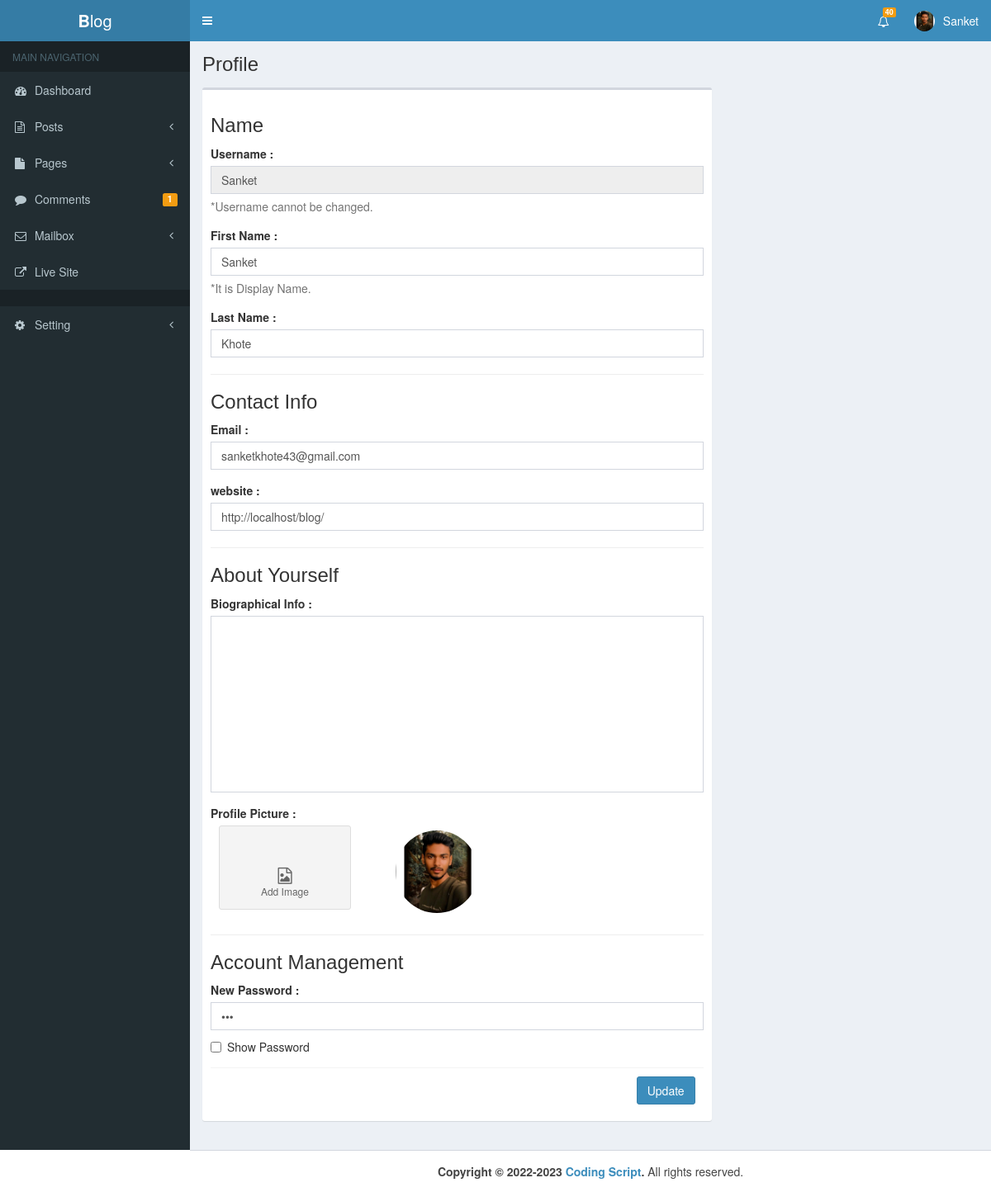
Page /admin/profile.php?profile=12 (signed in) on the committed database.
### tables this page shows
CREATE TABLE `user` (
  `id` int(11) NOT NULL,
  `username` varchar(100) NOT NULL,
  `email` varchar(100) NOT NULL,
  `website` varchar(100) NOT NULL,
  `fname` varchar(100) NOT NULL,
  `lname` varchar(100) NOT NULL,
  `bio` mediumtext NOT NULL,
  `detail` varchar(500) NOT NULL,
  `password` varchar(100) NOT NULL,
  `img` varchar(1000) NOT NULL,
  `registered_date` varchar(100) NOT NULL
);

### admin/profile.php (the view, shortened to what this page needs)
<?php
include "header.php"
?>
<body class="hold-transition skin-blue sidebar-mini">
<div class="wrapper">
  <?php include "nav.php" ?>
  <?php include "sidebar.php" ?>
  <div class="content-wrapper">
    <section class="content-header">
      <h1>
        Profile
      </h1>
    </section>
    <section class="content">
      <div class="row">
        <?php
          global $con;
          $id = $_GET['profile'];
          $s = "SELECT * FROM user WHERE id = '$id'";
          $r = mysqli_query($con,$s);
          $row = mysqli_fetch_array($r);
          $username = $row['username'];
          $fname = $row['fname'];
          $lname = $row['lname'];
          $email = $row['email'];
          $website = $row['website'];
          $password = $row['password'];
          $image = $row['img'];
         ?>
        <form role="form" action="profile.php?profile=<?php echo "$id"; ?>" method="post" enctype="multipart/form-data">
          <div class="col-md-8">
            <div class="box">
                <div class="box-body">
                  <h3 class="box-title">Name</h3>
                  <div class="form-group">
                    <label>Username :</label>
                    <input type="text" name="username" class="form-control" value="<?php echo "$username"; ?>" disabled>
                    <span class="help-block">*Username cannot be changed.</span>
                  </div>
                  <div class="form-group">
                    <label>First Name :</label>
                    <input type="text" name="fname" class="form-control" value="<?php echo "$fname"; ?>">
                    <span class="help-block">*It is Display  Name.</span>
                  </div>
                  <div class="form-group">
                    <label>Last Name :</label>
                    <input type="text" name="lname" class="form-control" value="<?php echo "$lname"; ?>">
                  </div>
                  <hr>
                  <h3 class="box-title">Contact Info</h3>
                  <div class="form-group">
                    <label>Email :</label>
                    <input type="email" name="email" class="form-control" value="<?php echo "$email"; ?>">
                  </div>
                  <div class="form-group">
                    <label>website :</label>
                    <input type="text" name="website" class="form-control" value="<?php echo "$website"; ?>">
                  </div>
                  <hr>
                  <h3 class="box-title">About Yourself </h3>
                  <div class="form-group">
                    <label>Biographical Info :</label>
                    <textarea style="resize:none" rows="10" name="bio" class="form-control">
                    </textarea>
                  </div>
                  <div class="form-group">
                    <label>Profile Picture :</label><br>
                    <span class="btn btn-app btn-file" style="padding:50px;">
                      <i class="fa fa-file-image-o"></i> Add Image
                    </span>
                    <span style="padding:50px;">
                      <?php if (!empty("$image")): ?>
                        <img id="preview" src="upload/<?php echo "$image"; ?>" class="img-circle" style="width:100px;">
                      <?php endif; ?>
                    </span>
                  </div>
                  <hr>
                  <h3 class="box-title">Account Management</h3>
                  <div class="form-group">
                    <label>New Password	 :</label>
                    <input id="visible" type="password" name="password" class="form-control" value="<?php echo "$password"; ?>">
                    <div class="checkbox">
                    <label>
                      <input type="checkbox" onclick="PasswordVisibility()">Show Password
                    </label>
                  </div>
                  </div>
                  <div class="box-footer">
                      <button type="submit" name="Update" class="btn btn-primary pull-right">Update</button>
                  </div>
              </div>
            </div>
          </div>
        </form>
      </div>
    </section>
  </div>
</div>
  <?php include "footer.php" ?>
</body>

### admin/nav.php (shortened to what this page needs)
<?php
$con = new mysqli("localhost","root","","blog");
$i = $_SESSION['User_Id'];
$sql = "SELECT * FROM user WHERE id = '$i'";
$result = mysqli_query($con,$sql);
$row = mysqli_fetch_array($result);
$user = $row['username'];
$img = $row['img'];
 ?>
<header class="main-header">
  <a href="index.php" class="logo">
    <span class="logo-lg"><b>B</b>log</span>
  </a>
  <nav class="navbar navbar-static-top">
      <a href="#" class="sidebar-toggle" data-toggle="push-menu" role="button">
      </a>
      <div class="navbar-custom-menu">
        <ul class="nav navbar-nav">
          <li class="dropdown notifications-menu">
           <a href="#" class="dropdown-toggle" data-toggle="dropdown">
             <i class="fa fa-bell-o"></i>
             <span class="label label-warning">40</span>
           </a>
         </li>
          <li class="dropdown user user-menu">
            <a href="#" class="dropdown-toggle" data-toggle="dropdown">
              <?php if (!empty($img)): ?>
                <img src="upload/<?php echo "$img"; ?>" class="user-image" alt="User Image">
              <?php endif; ?>
              <span class="hidden-xs"><?php echo "$user"; ?></span>
            </a>
          </li>
        </ul>
      </div>
    </nav>
</header>

### admin/assets/css/main.css (style rules this page uses)
body { min-height: 100vh; }
.img-circle { object-fit: cover; }

### rows in the picture
user: img (placeholder picture), username "Sanket", fname "Sanket", lname "Khote", email "sanketkhote43@gmail.com", website "http://localhost/blog/"

### other values in the picture
$PendingComment "1"
